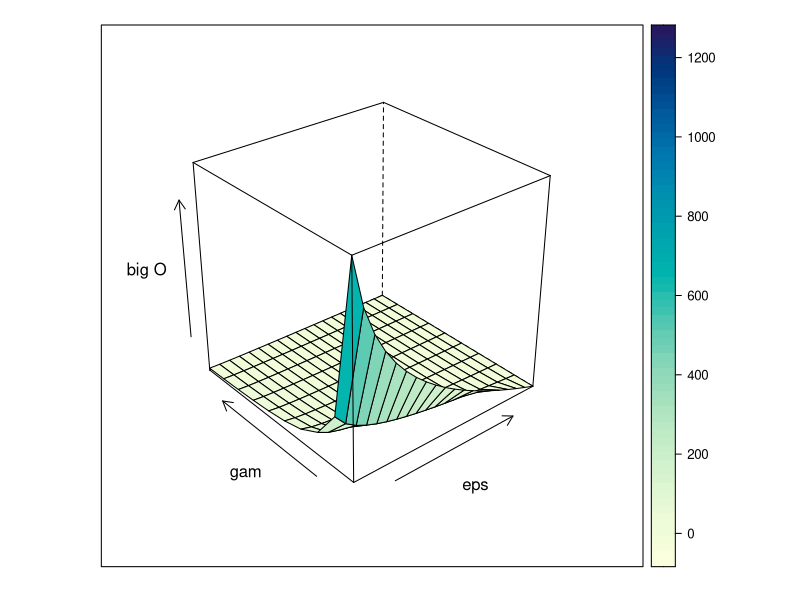

The R script that drew this image:
interval <- 0.05
eps <- seq(0 + interval, 1, interval)
gam <- seq(0 + interval, 0.5, interval)

plot_grid <- expand.grid(eps = eps, gam = gam)

n1 <- function(err, edge) {
  (err * edge^2)
}

n2 <- function(err, edge) {
  (err^2 * edge^4)
}

n3 <- function(err, edge) {
(1/edge^2) * log(1/err)
}

z1 <- n1(plot_grid$eps, plot_grid$gam)
z2 <- n2(plot_grid$eps, plot_grid$gam)
z3 <- n3(plot_grid$eps, plot_grid$gam)
lattice::wireframe(z3~plot_grid$eps*plot_grid$gam
                   , xlab = "eps", ylab = "gam", zlab = "big O"
                   , drape = TRUE
                   , colorkey = TRUE
                   # , screen = list(
                   #   z = -60
                   #   , x = -0
                   #   , y = -0)
                   )
#lattice::levelplot(z2~plot_grid$eps*plot_grid$gam)
#lattice::levelplot(z3~plot_grid$eps*plot_grid$gam)

# T
num_examples <- 100
# S
excess_loss <- 10
# Sum Sigma errors
num_errors <- 40

data.frame(errors = num_errors
           , ineq = (0.5 - gam) * num_examples + excess_loss
           , benchmark = excess_loss / gam
           , gam = gam)


